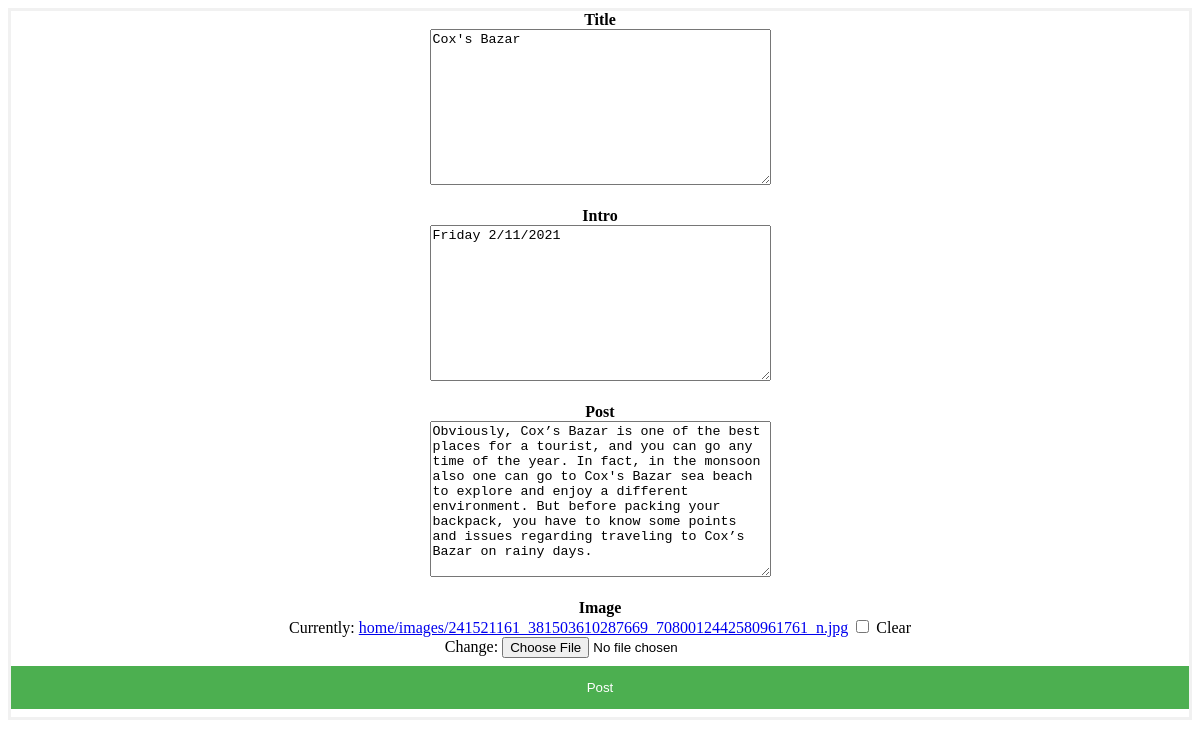
The app's page /blog-detail3/16/ with its own data.
### home/models.py (models this page shows, shortened)
class Event(models.Model):
    username=models.ForeignKey(Profile, null=True, on_delete=models.CASCADE)
    title=models.TextField(max_length=30, blank=True)
    intro=models.TextField(max_length=100, blank=True)
    post=models.TextField(max_length=2000, blank=True)
    pub_date=models.DateTimeField(auto_now_add=True)
    image=models.ImageField(upload_to="home/images", default="",null=True, blank=True)

### home/views.py (the view)
# urls.py: path('blog-detail3/<str:pk>/', views.blog_edit_view3, name='blog-detail3'),
def blog_edit_view3( request, pk):
    p=str(pk)
    print(p+"________________________________________________________________")
    if request.method=='POST':
                pi=Event.objects.get(pk=pk)
                fm=TourForm(request.POST, request.FILES,instance=pi)
                if fm.is_valid:
                    fm.save()
                    return redirect('event')
    else:
                pi=Event.objects.get(pk=pk)
                fm=TourForm(instance=pi)
    return render(request,'tour_form.html',{'form':fm})

### home/form.py
class TourForm(ModelForm):
    class Meta:
        model = Event
        fields= '__all__'
        exclude=['username']

### template/tour_form.html (shortened to what this page needs)
<!DOCTYPE html>
<html>
  </head>
  <div class="login">
    <form action="" method="post" enctype="multipart/form-data">
<center>
               <div class="mb-6">
         <label for="name" class="block mb-2 text-sm text-gray-600 dark:text-gray-400"><b>Title</b></label>
     </div>
      {{form.title}}
      <br><br>
               <div class="mb-6">
         <label for="name" class="block mb-2 text-sm text-gray-600 dark:text-gray-400"><b>Intro</b></label>
     </div>
      {{form.intro}}
      <br><br>
  <div class="mb-6">
         <label for="name" class="block mb-2 text-sm text-gray-600 dark:text-gray-400"><b>Post</b></label>
     </div>
      {{form.post}}
        <br>  <br>
      <div class="mb-6">
         <label for="name" class="block mb-2 text-sm text-gray-600 dark:text-gray-400"><b>Image</b></label>
     </div>
      {{form.image}}
    <br>
</center>
      <button type="submit"class="signin">
        Post
      </button>
  </form>
  </div>

### template/tour_form.html (style rules this page uses)
form { border: 3px solid #f1f1f1; }
button { background-color: #4CAF50; color: white; padding: 14px 20px; margin: 8px 0; border: none; cursor: pointer; width: 100%; }

### records on screen
Event: title "Cox's Bazar", intro "Friday 2/11/2021", post "Obviously, Cox’s Bazar is one of the best places for a tourist, and you can go any time of the year. In fact, in the monsoon also one can go to Cox's Bazar sea beach to explore and enjoy a different environment. But before packing your backpack, you have to know some points and issues regarding traveling to Cox’s Bazar on rainy days."
